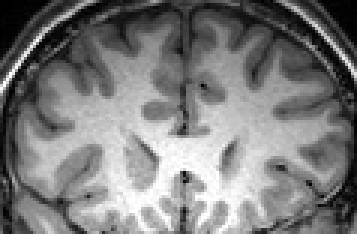
%> input picture Three-phase/1.bmp, 119 x 78 px (shown 3 times larger)
$ octave Multi_Demo.m   (GNU Octave 9; MATLAB toolbox functions it lacks are replaced by stand-ins)
%> lines starting %> are read from the running program, lines starting %| are printed output that depends on the picture; in (x1, y1, x2, y2) boxes, pixels count from 0 and x2, y2 are one past the last pixel; in counts of white or black regions, pixels touching at a corner belong together; the program's own positions count from 1
### Three-phase/alf_evoluton3.m
% evolution function

function [u, lamda_img,miu1_img,miu2_img,miu3_img]= alf_evoluton3(omiga_mat,sigma_mat,sigma2_mat,I_sigma_mat,rect_sdlen,u0,Img,lamda_img,Komiga,nu,timestep,mu,epsilon,iter_lse)

u = u0;
Hu1 = Heaviside(u(:,:,1),epsilon);
Hu2 = Heaviside(u(:,:,2),epsilon);
M1 = Hu1.*Hu2;
M2 = Hu1.*(1-Hu2);
M3 = 1 - Hu1;
M1Ext = padarray(M1,rect_sdlen,'symmetric','both');
M1_blks = im2col(M1Ext,size(Komiga),'sliding');
M2Ext = padarray(M2,rect_sdlen,'symmetric','both');
M2_blks = im2col(M2Ext,size(Komiga),'sliding');
M3Ext = padarray(M3,rect_sdlen,'symmetric','both');
M3_blks = im2col(M3Ext,size(Komiga),'sliding');

% update miu
temp = padarray(M1.*Img,rect_sdlen,'symmetric','both');
temp1 = conv2(temp,Komiga,'valid');
temp111 = sum(omiga_mat.*sigma_mat.*M1_blks);
temp2 = lamda_img.*reshape(temp111,size(Img));
temp = padarray(M1,rect_sdlen,'symmetric','both');
temp3 = conv2(temp,Komiga,'valid');
miu1_img = (temp1 - temp2)./(temp3 + exp(-99));

temp = padarray(M2.*Img,rect_sdlen,'symmetric','both');
temp1 = conv2(temp,Komiga,'valid');
temp222 = sum(omiga_mat.*sigma_mat.*M2_blks);
temp2 = lamda_img.*reshape(temp222,size(Img));
temp = padarray(M2,rect_sdlen,'symmetric','both');
temp3 = conv2(temp,Komiga,'valid');
miu2_img = (temp1 - temp2)./(temp3 + exp(-99));

temp = padarray(M3.*Img,rect_sdlen,'symmetric','both');
temp1 = conv2(temp,Komiga,'valid');
temp333 = sum(omiga_mat.*sigma_mat.*M3_blks);
temp2 = lamda_img.*reshape(temp333,size(Img));
temp = padarray(M3,rect_sdlen,'symmetric','both');
temp3 = conv2(temp,Komiga,'valid');
miu3_img = (temp1 - temp2)./(temp3 + exp(-99));

% calculate the gradient flow
temp = sigma_mat((size(Komiga,1)^2+1)/2,:);                                 % 块中心与均值的差值，也就是sigma(x)
diff_Img = reshape(temp,size(Img));
diff_Img2 = diff_Img.^2;

temp = padarray(ones(size(Img)),rect_sdlen,'symmetric','both');
temp1 = Img.^2.*conv2(temp,Komiga,'valid');
temp = padarray(miu1_img.^2,rect_sdlen,'symmetric','both');
temp2 = conv2(temp,Komiga,'valid');
temp = padarray(lamda_img.^2,rect_sdlen,'symmetric','both');
temp3 = diff_Img2.*conv2(temp,Komiga,'valid');
temp = padarray(miu1_img,rect_sdlen,'symmetric','both');
temp4 = 2*Img.*conv2(temp,Komiga,'valid');
temp = padarray(lamda_img,rect_sdlen,'symmetric','both');
temp5 = 2*Img.*diff_Img.*conv2(temp,Komiga,'valid');
temp = padarray(lamda_img.*miu1_img,rect_sdlen,'symmetric','both');
temp6 = 2*diff_Img.*conv2(temp,Komiga,'valid');
e1x = temp1 + temp2 + temp3 - temp4 - temp5 + temp6;

temp = padarray(ones(size(Img)),rect_sdlen,'symmetric','both');
temp1 = Img.^2.*conv2(temp,Komiga,'valid');
temp = padarray(miu2_img.^2,rect_sdlen,'symmetric','both');
temp2 = conv2(temp,Komiga,'valid');
temp = padarray(lamda_img.^2,rect_sdlen,'symmetric','both');
temp3 = diff_Img2.*conv2(temp,Komiga,'valid');
temp = padarray(miu2_img,rect_sdlen,'symmetric','both');
temp4 = 2*Img.*conv2(temp,Komiga,'valid');
temp = padarray(lamda_img,rect_sdlen,'symmetric','both');
temp5 = 2*Img.*diff_Img.*conv2(temp,Komiga,'valid');
temp = padarray(lamda_img.*miu2_img,rect_sdlen,'symmetric','both');
temp6 = 2*diff_Img.*conv2(temp,Komiga,'valid');
e2x = temp1 + temp2 + temp3 - temp4 - temp5 + temp6;

temp = padarray(ones(size(Img)),rect_sdlen,'symmetric','both');
temp1 = Img.^2.*conv2(temp,Komiga,'valid');
temp = padarray(miu3_img.^2,rect_sdlen,'symmetric','both');
temp2 = conv2(temp,Komiga,'valid');
temp = padarray(lamda_img.^2,rect_sdlen,'symmetric','both');
temp3 = diff_Img2.*conv2(temp,Komiga,'valid');
temp = padarray(miu3_img,rect_sdlen,'symmetric','both');
temp4 = 2*Img.*conv2(temp,Komiga,'valid');
temp = padarray(lamda_img,rect_sdlen,'symmetric','both');
temp5 = 2*Img.*diff_Img.*conv2(temp,Komiga,'valid');
temp = padarray(lamda_img.*miu3_img,rect_sdlen,'symmetric','both');
temp6 = 2*diff_Img.*conv2(temp,Komiga,'valid');
e3x = temp1 + temp2 + temp3 - temp4 - temp5 + temp6;

for kk = 1:iter_lse
    u(:,:,1) = NeumannBoundCond(u(:,:,1));
    K = curvature_central(u(:,:,1));                                              % div()
    DiracU = Dirac(u(:,:,1),epsilon);
    ImageTerm = -DiracU.*(e1x.*Hu2 + e2x.*(1-Hu2) - e3x);
    penalizeTerm = mu*(4*del2(u(:,:,1)) - K);
    lengthTerm = nu.*DiracU.*K;
    u(:,:,1) = u(:,:,1) + timestep*(lengthTerm + penalizeTerm + ImageTerm);

    u(:,:,2) = NeumannBoundCond(u(:,:,2));
    K = curvature_central(u(:,:,2));                                              % div()
    DiracU = Dirac(u(:,:,2),epsilon);
    ImageTerm = -DiracU.*(e1x - e2x).*Hu1;
    penalizeTerm = mu*(4*del2(u(:,:,2)) - K);
    lengthTerm = nu.*DiracU.*K;
    u(:,:,2) = u(:,:,2) + timestep*(lengthTerm + penalizeTerm + ImageTerm);
end

% update lamda
temp1 = sum(omiga_mat.*I_sigma_mat.*M1_blks);
temp1 = reshape(temp1,size(Img));
temp2 = sum(omiga_mat.*I_sigma_mat.*M2_blks);
temp2 = reshape(temp2,size(Img));
temp33 = sum(omiga_mat.*I_sigma_mat.*M3_blks);
temp33 = reshape(temp33,size(Img));
temp3 = miu1_img.*reshape(temp111,size(Img));
temp4 = miu2_img.*reshape(temp222,size(Img));
temp55 = miu3_img.*reshape(temp333,size(Img));
temp5 = sum(omiga_mat.*sigma2_mat.*M1_blks);
temp5 = reshape(temp5,size(Img));
temp6 = sum(omiga_mat.*sigma2_mat.*M2_blks);
temp6 = reshape(temp6,size(Img));
temp7 = sum(omiga_mat.*sigma2_mat.*M3_blks);
temp7 = reshape(temp7,size(Img));
lamda_img = (temp1 - temp3 + temp2 - temp4 + temp33 - temp55)./(temp5 + temp6 + temp7 + exp(-99));

% test_end = 1;


% Neumann Bound condition
% [16 lines left out: functions NeumannBoundCond, curvature_central, not called in this run]

function h = Heaviside(x,epsilon)
h=0.5*(1+(2/pi)*atan(x./epsilon));

function f = Dirac(x, epsilon)
f=(epsilon/pi)./(epsilon^2.+x.^2);

### Three-phase/Multi_Demo.m
% Adaptive local fitting based active contour model for medical image
% segmentation, three phase segmentation
% Create Date: 1/8/2018
% Author: Dongdong Ma, Department of Eletronic Engineering, Tsinghua University
clc;
close all;
clear;

name_set = {'1.bmp','6.bmp','34.bmp','35.png'};
prefix = 'C:\Users\lenovo\Desktop\github\three-phase\data\';
name_num = 1;
img_name = strcat(prefix,name_set{name_num});
Img = double(imread(img_name));
%> Img: size 78x119 double; min 0, max 255, mean 123.3; mean of the top-left, top-right, bottom-left and bottom-right quarters 91.3, 88, 160.1, 154.1
if size(Img,3) > 1
    Img = double(rgb2gray(uint8(Img)));
end
figure;
imagesc(Img,[0 255]);colormap(gray);hold on; axis off;axis equal;
title('Initial contour');
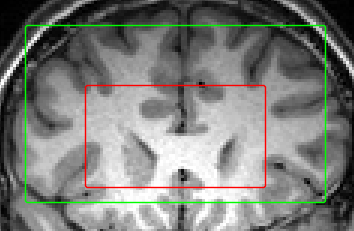
%> figure redrawn from the program's plot data; shown 3 times larger; its title reads 'Initial contour'

switch name_num
    case 1
        A = 255;
        timestep = 0.1;
        iter_outer = 200;                                  % outer iteration number
        iter_inner = 1;                                    % inner iteration number
        sigma = 5;                                         % control the size of neighboring region
        nu = 0.005 * A^2;                                  % coefficient of arc length term
        mu = 1.5;                                          % coefficient of distance regularization term
        epsilon = 1;

        c0 = 3;
        temp1 = c0 * ones(size(Img));
        temp1(30:end-15,30:end-30) = -c0;
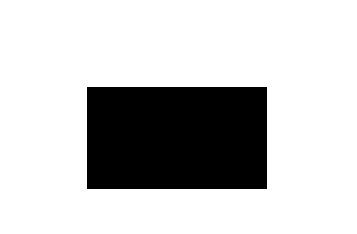
%> temp1: size 78x119 double (shown 3 times larger); values -3 (black) and 3 (white), 78% white; 1 black region, box (x1, y1, x2, y2) and area: (29, 29, 89, 63) 2040
        initialLSF(:,:,1) = temp1;
        temp2 = c0 * ones(size(Img));
        temp2(10:end-10,10:end-10) = -c0;
%> temp2: size 78x119 double; values -3 (black) and 3 (white), 36.4% white; 1 white region, box (x1, y1, x2, y2) and area: (0, 0, 119, 78) 3382
        initialLSF(:,:,2) = temp2;
    case 2
        A = 255;
        timestep = 0.1;
        iter_outer = 50;                                    % outer iteration number
        iter_inner = 1;                                     % inner iteration number
        sigma = 8;                                          % control the size of neighboring region
        nu = 0.005 * A^2;                                   % coefficient of arc length term
        mu = 1.5;                                           % coefficient of distance regularization term
        epsilon = 1;

        c0 = 3;
        temp1 = c0 * ones(size(Img));
        temp1(35:end-35,35:end-35) = -c0;
        initialLSF(:,:,1) = temp1;
        temp2 = c0 * ones(size(Img));
        temp2(10:end-10,10:end-10) = -c0;
        initialLSF(:,:,2) = temp2;
    case 3
        A = 255;
        timestep = 0.1;
        iter_outer = 200;                                  % outer iteration number
        iter_inner = 1;                                    % inner iteration number
        sigma = 5;                                         % control the size of neighboring region
        nu = 0.003 * A^2;                                  % coefficient of arc length term
        mu = 1.5;                                          % coefficient of distance regularization term
        epsilon = 1;

        c0 = 3;
        temp1 = c0 * ones(size(Img));
        temp1(40:end-25,40:end-40) = -c0;
        initialLSF(:,:,1) = temp1;
        temp2 = c0 * ones(size(Img));
        temp2(42:end-23,42:end-38) = -c0;
        initialLSF(:,:,2) = temp2;
    case 4

        A = 255;
        timestep = 0.1;
        iter_outer = 150;                                   % outer iteration number
        iter_inner = 1;                                     % inner iteration number
        sigma = 5;                                          % control the size of neighboring region
        nu = 0.005 * A^2;                                   % coefficient of arc length term
        mu = 1.5;                                           % coefficient of distance regularization term
        epsilon = 1;

        c0 = 8;
        temp1 = c0 * ones(size(Img));
        temp1(55:end-55,40:end-40) = -c0;
        initialLSF(:,:,1) = temp1;
        temp2 = c0 * ones(size(Img));
        temp2(30:end-20,10:end-10) = -c0;
        initialLSF(:,:,2) = temp2;
    case 5
        A = 255;
        timestep = 0.1;
        iter_outer = 150;                                   % outer iteration number
        iter_inner = 1;                                     % inner iteration number
        sigma = 5;                                          % control the size of neighboring region
        nu = 0.0001 * A^2;                                  % coefficient of arc length term
        mu = 1.5;                                           % coefficient of distance regularization term
        epsilon = 1;

        c0 = 3;
        temp1 = c0 * ones(size(Img));
        temp1(30:end-15,30:end-30) = -c0;
        initialLSF(:,:,1) = temp1;
        temp2 = c0 * ones(size(Img));
        temp2(10:end-10,10:end-10) = -c0;
        initialLSF(:,:,2) = temp2;

end

u = initialLSF;
[c,h] = contour(u(:,:,1),[0 0],'r','LineWidth',1);
%> h = -40.53
[c,h] = contour(u(:,:,2),[0 0],'g','LineWidth',1);
%> h = -42.81
hold off

Komiga = ones(round(2*sigma)*2 + 1); Komiga = Komiga/sum(Komiga(:));
lamda_img = ones(size(Img));

rect_sdlen = (size(Komiga)-1)/2;
ImgExt = padarray(Img,rect_sdlen,'symmetric','both');
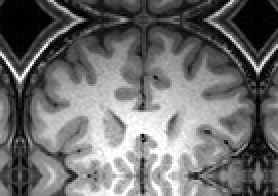
%> ImgExt: size 98x139 double (shown 2 times larger); min 0, max 255, mean 109.1
Imgblks = im2col(ImgExt,size(Komiga),'sliding');
Avg_Imgblks = mean(Imgblks);
sigma_mat = abs(Imgblks - repmat(Avg_Imgblks,size(Komiga,1)^2,1));
sigma2_mat = sigma_mat.^2;
I_sigma_mat = Imgblks.*sigma_mat;
omiga_mat = repmat(Komiga(:),1,size(Imgblks,2));

%> (the run ends here)
